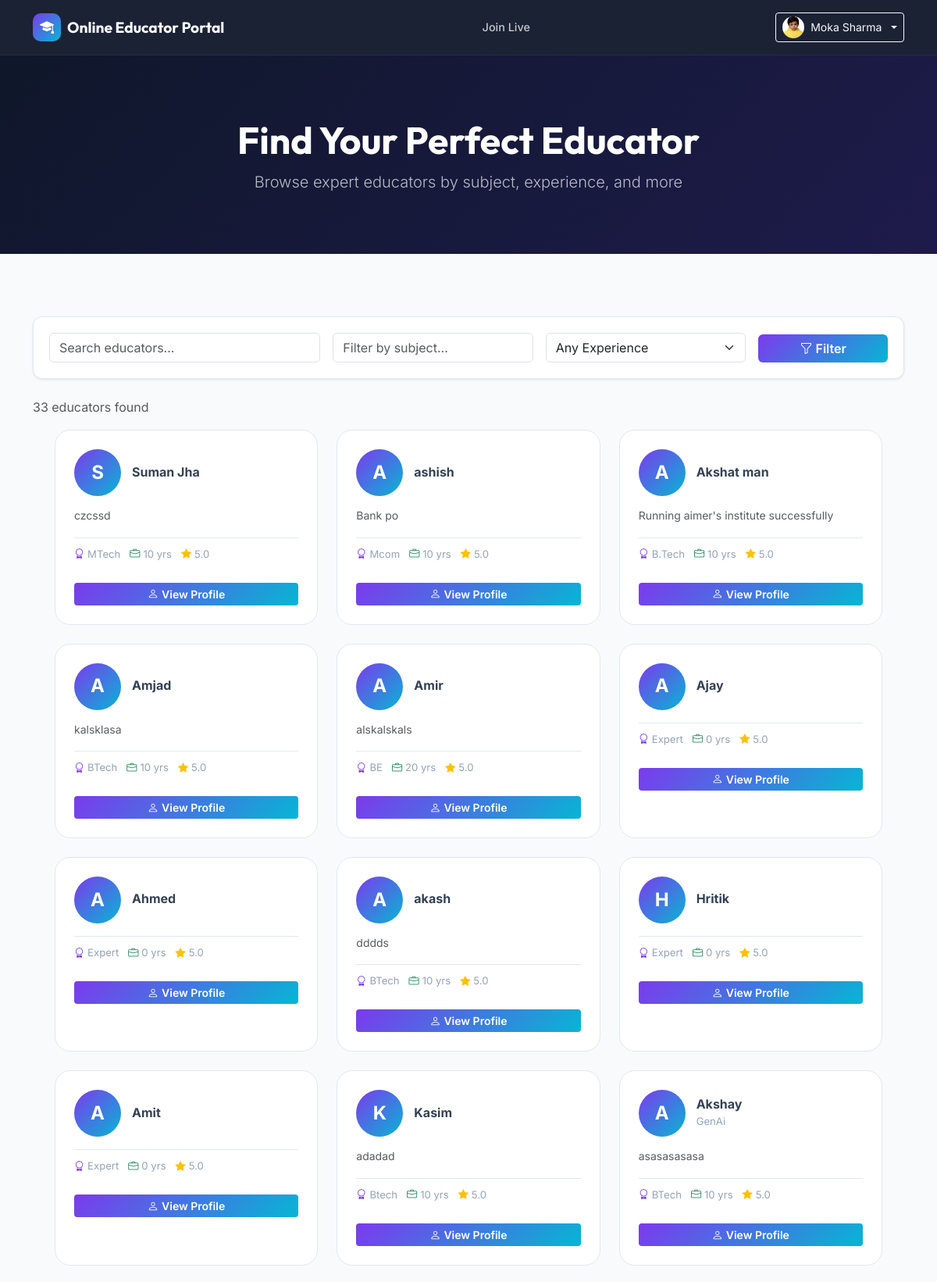
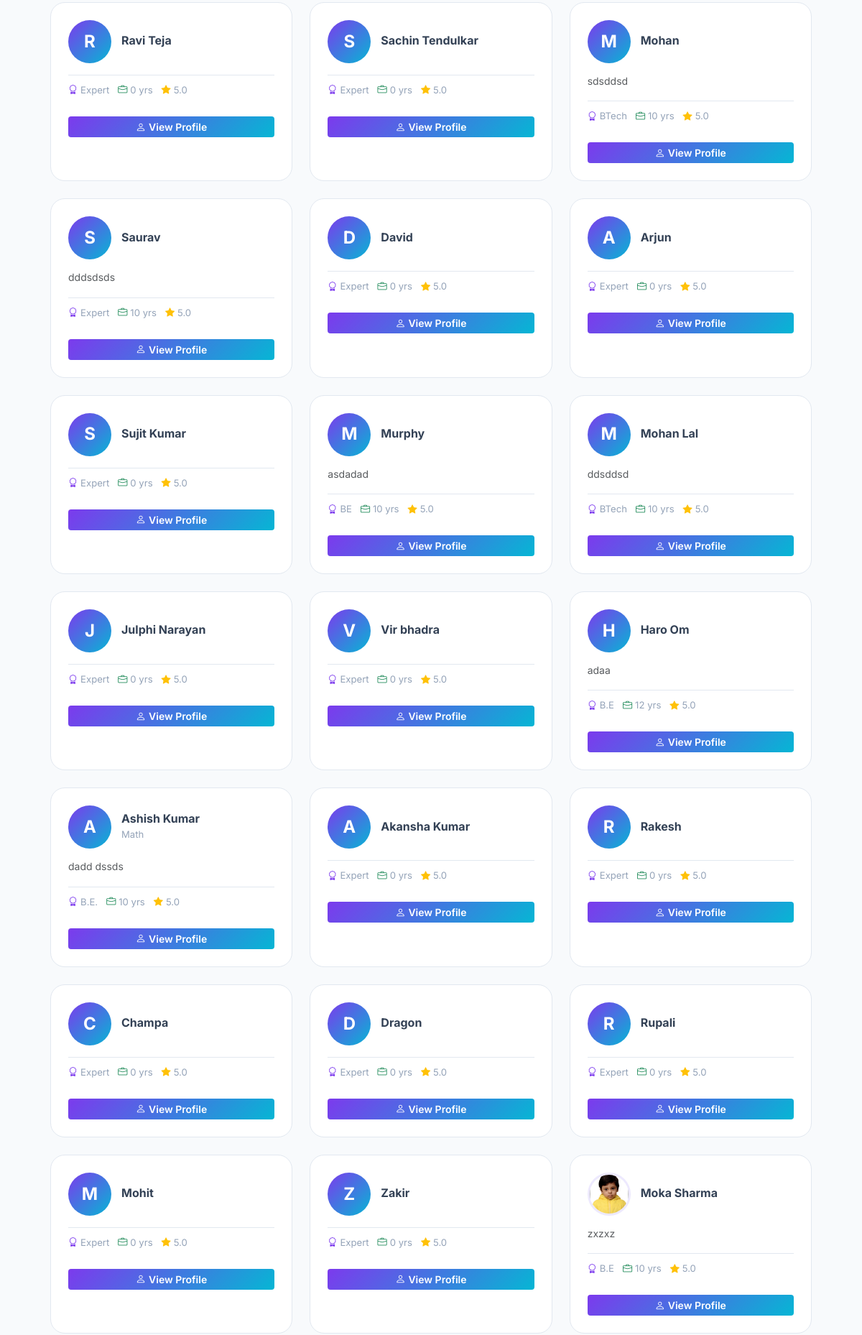
Screenshot of /educators/ (signed in, upper part) with the database file from the repository (2 pictures, top to bottom).
### apps/core/models.py (models this page shows, shortened)
class SiteSettings(models.Model):
    site_name = models.CharField(max_length=100, default='Online Educator Portal')
    tagline = models.CharField(max_length=200, default='Learn from the Best Educators')
    logo = models.ImageField(upload_to='site/', blank=True, null=True)
    hero_title = models.CharField(max_length=200, default='Find Your Perfect Educator')
    hero_subtitle = models.TextField(default='Connect with expert educators and unlock your potential.')
    hero_image = models.ImageField(upload_to='site/', blank=True, null=True)
    about_content = models.TextField(blank=True)
    contact_email = models.EmailField(blank=True)
    contact_phone = models.CharField(max_length=20, blank=True)
    contact_address = models.TextField(blank=True)
    facebook_url = models.URLField(blank=True)
    twitter_url = models.URLField(blank=True)
    linkedin_url = models.URLField(blank=True)
    youtube_url = models.URLField(blank=True)
    updated_at = models.DateTimeField(auto_now=True)
    class Meta:
        verbose_name = 'Site Settings'
        verbose_name_plural = 'Site Settings'
    @classmethod
    def get_settings(cls):
        obj, _ = cls.objects.get_or_create(pk=1)
        return obj

### apps/authentication/models.py (models this page shows, shortened)
class User(AbstractBaseUser, PermissionsMixin):
    ROLE_CHOICES = [
        ('admin', 'Admin'),
        ('educator', 'Educator'),
        ('student', 'Student'),
    ]
    email = models.EmailField(unique=True)
    full_name = models.CharField(max_length=150)
    phone = models.CharField(max_length=15, blank=True)
    role = models.CharField(max_length=10, choices=ROLE_CHOICES, default='student')
    avatar = models.ImageField(upload_to='avatars/', blank=True, null=True)
    is_active = models.BooleanField(default=True)
    is_staff = models.BooleanField(default=False)
    is_approved = models.BooleanField(default=True)  # Educators need admin approval
    selected_category = models.ForeignKey('courses.Category', on_delete=models.SET_NULL, null=True, blank=True, related_name='students')
    linked_educator = models.ForeignKey('self', on_delete=models.SET_NULL, null=True, blank=True, related_name='linked_students', limit_choices_to={'role': 'educator'}, help_text='Educator linked via promo code')
    date_joined = models.DateTimeField(default=timezone.now)
    last_login = models.DateTimeField(null=True, blank=True)
    USERNAME_FIELD = 'email'
    REQUIRED_FIELDS = ['full_name']
    objects = UserManager()
    class Meta:
        verbose_name = 'User'
        verbose_name_plural = 'Users'

class EducatorProfile(models.Model):
    EDUCATOR_TYPE_CHOICES = [
        ('individual', 'Individual Educator'),
        ('institute', 'Institute'),
    ]
    user = models.OneToOneField(User, on_delete=models.CASCADE, related_name='educator_profile')
    educator_type = models.CharField(max_length=20, choices=EDUCATOR_TYPE_CHOICES, default='individual')
    bio = models.TextField(blank=True)
    institute_name = models.CharField(max_length=200, blank=True, help_text="Name of your coaching center or institute")
    parent_institute = models.ForeignKey(User, null=True, blank=True, on_delete=models.CASCADE, related_name='sub_educators', help_text="The institute that created this educator account")
    institute_details = models.TextField(blank=True, help_text="Details about your institute")
    subjects = models.CharField(max_length=500, blank=True, help_text="Comma-separated subjects")
    primary_category = models.ForeignKey('courses.Category', on_delete=models.SET_NULL, null=True, blank=True, related_name='educators')
    experience_years = models.PositiveIntegerField(default=0)
    qualification = models.CharField(max_length=200, blank=True)
    hourly_rate = models.DecimalField(max_digits=8, decimal_places=2, default=0)
    rating = models.DecimalField(max_digits=3, decimal_places=2, default=0)
    total_reviews = models.PositiveIntegerField(default=0)
    unique_link = models.CharField(max_length=100, unique=True, blank=True)
    website = models.URLField(blank=True)
    linkedin = models.URLField(blank=True)
    cover_image = models.ImageField(upload_to='educator_covers/', blank=True, null=True)
    is_featured = models.BooleanField(default=False)
    created_at = models.DateTimeField(auto_now_add=True)

### apps/core/views.py (the view, shortened to what this page needs)
# urls.py: path('educators/', views.educator_listing, name='educator_listing'),
def educator_listing(request):
    educators = User.objects.filter(
        role='educator', is_approved=True, is_active=True
    ).select_related('educator_profile')
    subject_filter = request.GET.get('subject', '')
    experience_filter = request.GET.get('experience', '')
    category_filter = request.GET.get('category', '')
    search_q = request.GET.get('q', '')
    if search_q:
        educators = educators.filter(
            Q(full_name__icontains=search_q) |
            Q(educator_profile__subjects__icontains=search_q) |
            Q(educator_profile__bio__icontains=search_q)
        )
    if category_filter:
        educators = educators.filter(educator_profile__primary_category__slug=category_filter)
    categories = Category.objects.all()
    return render(request, 'public/educator_listing.html', {
        'educators': educators,
        'categories': categories,
        'subject_filter': subject_filter,
        'experience_filter': experience_filter,
        'search_q': search_q,
    })

### apps/core/context_processors.py (called while the page is built)
def site_settings(request):
    return {'site_settings': SiteSettings.get_settings()}

### templates/public/educator_listing.html (shortened to what this page needs)
{% extends 'base.html' %}
{% block content %}
<section class="page-hero">
    <div class="container text-center">
        <h1>Find Your Perfect Educator</h1>
        <p class="lead">Browse expert educators by subject, experience, and more</p>
    </div>
</section>
<section class="section-padding">
    <div class="container">
        <div class="filter-bar mb-4">
            <form method="get" class="row g-3 align-items-end">
                <div class="col-md-4">
                    <input type="text" name="q" class="form-control" placeholder="Search educators..." value="{{ search_q }}">
                </div>
                <div class="col-md-3">
                    <input type="text" name="subject" class="form-control" placeholder="Filter by subject..." value="{{ subject_filter }}">
                </div>
                <div class="col-md-3">
                    <select name="experience" class="form-select">
                        <option value="">Any Experience</option>
                    </select>
                </div>
                <div class="col-md-2">
                    <button type="submit" class="btn btn-primary w-100"><i class="bi bi-funnel me-1"></i>Filter</button>
                </div>
            </form>
        </div>
        <div class="d-flex justify-content-between align-items-center mb-3">
            <p class="text-muted mb-0">{{ educators.count }} educator{{ educators.count|pluralize }} found</p>
        </div>
        <div class="row g-4">
            {% for educator in educators %}
            <div class="col-md-6 col-lg-4">
                <div class="educator-card h-100">
                    <div class="educator-card-header">
                        {% if educator.avatar %}
                            <img src="{{ educator.avatar.url }}" alt="{{ educator.full_name }}" class="educator-avatar">
                        {% else %}
                            <div class="educator-avatar-placeholder">{{ educator.full_name|first|upper }}</div>
                        {% endif %}
                        <div class="educator-info">
                            <h5 class="educator-name">{{ educator.full_name }}</h5>
                            {% if educator.educator_profile %}
                            <p class="educator-subjects small">{{ educator.educator_profile.subjects|truncatechars:50 }}</p>
                            {% endif %}
                        </div>
                    </div>
                    {% if educator.educator_profile %}
                    <div class="educator-bio">
                        <p class="small text-muted">{{ educator.educator_profile.bio|truncatechars:100 }}</p>
                    </div>
                    <div class="educator-stats">
                        <span><i class="bi bi-award text-primary"></i> {{ educator.educator_profile.qualification|default:"Expert" }}</span>
                        <span><i class="bi bi-briefcase text-success"></i> {{ educator.educator_profile.experience_years }} yrs</span>
                        <span><i class="bi bi-star-fill text-warning"></i> {{ educator.educator_profile.rating|default:"5.0" }}</span>
                    </div>
                    <div class="d-flex gap-2 mt-3">
                        <a href="{% url 'educator_profile' educator.educator_profile.unique_link %}" class="btn btn-primary btn-sm flex-fill">
                            <i class="bi bi-person me-1"></i>View Profile
                        </a>
                    </div>
                    {% endif %}
                </div>
            </div>
            {% endfor %}
        </div>
    </div>
</section>
{% endblock %}

### templates/base.html (shortened to what this page needs)
<!DOCTYPE html>
<html lang="en">
<head>
    <link href="https://cdn.jsdelivr.net/npm/bootstrap@5.3.0/dist/css/bootstrap.min.css" rel="stylesheet">
    <link href="https://cdn.jsdelivr.net/npm/bootstrap-icons@1.11.0/font/bootstrap-icons.css" rel="stylesheet">
    {% load static %}
    <link rel="stylesheet" href="{% static 'css/main.css' %}">
    <link rel="stylesheet" href="https://cdn.plyr.io/3.7.8/plyr.css" />
</head>
<body class="{% block body_class %}{% endblock %}">
<nav class="navbar navbar-expand-lg navbar-dark sticky-top" id="mainNav">
    <div class="container">
        <a class="navbar-brand d-flex align-items-center gap-2" href="{% url 'home' %}">
            {% if site_settings.logo %}
                <img src="{{ site_settings.logo.url }}" alt="Logo" height="36" class="rounded">
            {% else %}
                <div class="brand-icon"><i class="bi bi-mortarboard-fill"></i></div>
            {% endif %}
            <span class="brand-text">{{ site_settings.site_name|default:'EduPortal' }}</span>
        </a>
        <div class="collapse navbar-collapse" id="navMenu">
            <ul class="navbar-nav mx-auto gap-1">
                <li class="nav-item"><a class="nav-link" href="{% url 'join_live_session' %}">Join Live</a></li>
            </ul>
            <div class="navbar-actions d-flex align-items-center gap-2">
                {% if user.is_authenticated %}
                    <div class="dropdown">
                        <button class="btn btn-outline-light btn-sm dropdown-toggle d-flex align-items-center gap-2" type="button" data-bs-toggle="dropdown">
                            {% if user.avatar %}
                                <img src="{{ user.avatar.url }}" class="rounded-circle" width="28" height="28" style="object-fit:cover;">
                            {% else %}
                                <div class="avatar-sm"><i class="bi bi-person-fill"></i></div>
                            {% endif %}
                            {{ user.full_name|truncatechars:15 }}
                        </button>
                    </div>
                {% else %}
                    <a href="{% url 'login' %}" class="btn btn-outline-light btn-sm">Login</a>
                    <a href="{% url 'register_student' %}" class="btn btn-primary btn-sm">Register</a>
                {% endif %}
            </div>
        </div>
    </div>
</nav>
<main>{% block content %}{% endblock %}</main>
</body>
</html>

### static/css/main.css (style rules this page uses)
:root { --primary: #7c3aed; --primary-dark: #5b21b6; --primary-light: #ede9fe; --secondary: #06b6d4; --success: #10b981; --warning: #f59e0b; --danger: #ef4444; --dark: #0f172a; --dark-2: #1e293b; --dark-3: #334155; --text: #334155; --text-muted: #94a3b8; --border: #e2e8f0; --bg: #f8fafc; --card-bg: #ffffff; --gradient: linear-gradient(135deg, #7c3aed 0%, #06b6d4 100%); --gradient-dark: linear-gradient(135deg, #0f172a 0%, #1e1b4b 100%); --shadow-sm: 0 1px 3px rgba(0,0,0,0.1); --shadow: 0 4px 20px rgba(124,58,237,0.1); --shadow-lg: 0 20px 60px rgba(124,58,237,0.15); --radius: 12px; --radius-sm: 8px; --radius-lg: 20px; --transition: all 0.3s cubic-bezier(0.4,0,0.2,1); }
* { margin: 0; padding: 0; box-sizing: border-box; }
body { font-family: 'Inter', sans-serif; color: var(--text); background: var(--bg); line-height: 1.6; }
#mainNav { background: rgba(15,23,42,0.95); backdrop-filter: blur(20px); border-bottom: 1px solid rgba(255,255,255,0.05); transition: var(--transition); padding: 12px 0; }
.navbar-nav .nav-link { color: rgba(255,255,255,0.75) !important; font-weight: 500; padding: 8px 14px !important; border-radius: var(--radius-sm); transition: var(--transition); font-size: 0.9rem; }
.brand-icon { width: 36px; height: 36px; background: var(--gradient); border-radius: 10px; display: flex; align-items: center; justify-content: center; font-size: 18px; color: #fff; }
.brand-text { font-family: 'Outfit', sans-serif; font-weight: 700; font-size: 1.2rem; color: #fff; }
.section-padding { padding: 80px 0; }
.educator-card { background: var(--card-bg); border-radius: var(--radius-lg); padding: 24px; border: 1px solid var(--border); transition: var(--transition); }
.educator-card-header { display: flex; align-items: center; gap: 14px; margin-bottom: 14px; }
.educator-avatar { width: 60px; height: 60px; border-radius: 50%; object-fit: cover; border: 3px solid var(--primary-light); }
.educator-avatar-placeholder { width: 60px; height: 60px; background: var(--gradient); border-radius: 50%; display: flex; align-items: center; justify-content: center; font-size: 1.5rem; font-weight: 700; color: #fff; flex-shrink: 0; }
.educator-name { font-weight: 700; font-size: 1rem; margin-bottom: 2px; }
.educator-subjects { color: var(--text-muted); font-size: 0.82rem; margin: 0; }
.educator-bio { margin-bottom: 12px; }
.educator-stats { display: flex; gap: 12px; flex-wrap: wrap; font-size: 0.82rem; color: var(--text-muted); padding: 10px 0; border-top: 1px solid var(--border); }
.educator-stats span { display: flex; align-items: center; gap: 4px; }
.row.g-4 { padding: 0 28px 28px; }
.page-hero { background: var(--gradient-dark); padding: 80px 0 60px; color: #fff; }
.page-hero h1 { font-family: 'Outfit', sans-serif; font-weight: 700; font-size: clamp(2rem,4vw,3rem); }
.page-hero .lead { color: rgba(255,255,255,0.7); }
.filter-bar { background: var(--card-bg); border-radius: var(--radius); padding: 20px; border: 1px solid var(--border); box-shadow: var(--shadow-sm); }
.btn-primary { background: var(--gradient); border: none; font-weight: 600; transition: var(--transition); }
.text-primary { color: var(--primary) !important; }

### rows the page displays
SiteSettings: site_name "Online Educator Portal"
User: avatar (picture), full_name "Moka Sharma", educator_profile.bio "zxzxz", educator_profile.qualification "B.E", educator_profile.experience_years "10", educator_profile.rating "5.0"
User: full_name|first "S", full_name "Suman Jha", educator_profile.bio "czcssd", educator_profile.qualification "MTech", educator_profile.experience_years "10", educator_profile.rating "5.0"
User: full_name|first "A", full_name "ashish", educator_profile.bio "Bank po", educator_profile.qualification "Mcom", educator_profile.experience_years "10", educator_profile.rating "5.0"
User: full_name|first "A", full_name "Akshat man", educator_profile.bio "Running aimer's institute successfully", educator_profile.qualification "B.Tech", educator_profile.experience_years "10", educator_profile.rating "5.0"
User: full_name|first "A", full_name "Amjad", educator_profile.bio "kalsklasa", educator_profile.qualification "BTech", educator_profile.experience_years "10", educator_profile.rating "5.0"
User: full_name|first "A", full_name "Amir", educator_profile.bio "alskalskals", educator_profile.qualification "BE", educator_profile.experience_years "20", educator_profile.rating "5.0"
User: full_name|first "A", full_name "Ajay", educator_profile.qualification "Expert", educator_profile.experience_years "0", educator_profile.rating "5.0"
User: full_name|first "A", full_name "Ahmed", educator_profile.qualification "Expert", educator_profile.experience_years "0", educator_profile.rating "5.0"
User: full_name|first "A", full_name "akash", educator_profile.bio "dddds", educator_profile.qualification "BTech", educator_profile.experience_years "10", educator_profile.rating "5.0"
User: full_name|first "H", full_name "Hritik", educator_profile.qualification "Expert", educator_profile.experience_years "0", educator_profile.rating "5.0"
User: full_name|first "A", full_name "Amit", educator_profile.qualification "Expert", educator_profile.experience_years "0", educator_profile.rating "5.0"
User: full_name|first "K", full_name "Kasim", educator_profile.bio "adadad", educator_profile.qualification "Btech", educator_profile.experience_years "10", educator_profile.rating "5.0"
User: full_name|first "A", full_name "Akshay", educator_profile.subjects "GenAi", educator_profile.bio "asasasasasa", educator_profile.qualification "BTech", educator_profile.experience_years "10", educator_profile.rating "5.0"
User: full_name|first "R", full_name "Ravi Teja", educator_profile.qualification "Expert", educator_profile.experience_years "0", educator_profile.rating "5.0"
User: full_name|first "S", full_name "Sachin Tendulkar", educator_profile.qualification "Expert", educator_profile.experience_years "0", educator_profile.rating "5.0"
User: full_name|first "M", full_name "Mohan", educator_profile.bio "sdsddsd", educator_profile.qualification "BTech", educator_profile.experience_years "10", educator_profile.rating "5.0"
User: full_name|first "S", full_name "Saurav", educator_profile.bio "dddsdsds", educator_profile.qualification "Expert", educator_profile.experience_years "10", educator_profile.rating "5.0"
User: full_name|first "D", full_name "David", educator_profile.qualification "Expert", educator_profile.experience_years "0", educator_profile.rating "5.0"
User: full_name|first "A", full_name "Arjun", educator_profile.qualification "Expert", educator_profile.experience_years "0", educator_profile.rating "5.0"
User: full_name|first "S", full_name "Sujit Kumar", educator_profile.qualification "Expert", educator_profile.experience_years "0", educator_profile.rating "5.0"
User: full_name|first "M", full_name "Murphy", educator_profile.bio "asdadad", educator_profile.qualification "BE", educator_profile.experience_years "10", educator_profile.rating "5.0"
User: full_name|first "M", full_name "Mohan Lal", educator_profile.bio "ddsddsd", educator_profile.qualification "BTech", educator_profile.experience_years "10", educator_profile.rating "5.0"
User: full_name|first "J", full_name "Julphi Narayan", educator_profile.qualification "Expert", educator_profile.experience_years "0", educator_profile.rating "5.0"
User: full_name|first "V", full_name "Vir bhadra", educator_profile.qualification "Expert", educator_profile.experience_years "0", educator_profile.rating "5.0"
User: full_name|first "H", full_name "Haro Om", educator_profile.bio "adaa", educator_profile.qualification "B.E", educator_profile.experience_years "12", educator_profile.rating "5.0"
User: full_name|first "A", full_name "Ashish Kumar", educator_profile.subjects "Math", educator_profile.bio "dadd dssds", educator_profile.qualification "B.E.", educator_profile.experience_years "10", educator_profile.rating "5.0"
User: full_name|first "A", full_name "Akansha Kumar", educator_profile.qualification "Expert", educator_profile.experience_years "0", educator_profile.rating "5.0"
User: full_name|first "R", full_name "Rakesh", educator_profile.qualification "Expert", educator_profile.experience_years "0", educator_profile.rating "5.0"
User: full_name|first "C", full_name "Champa", educator_profile.qualification "Expert", educator_profile.experience_years "0", educator_profile.rating "5.0"
User: full_name|first "D", full_name "Dragon", educator_profile.qualification "Expert", educator_profile.experience_years "0", educator_profile.rating "5.0"
User: full_name|first "R", full_name "Rupali", educator_profile.qualification "Expert", educator_profile.experience_years "0", educator_profile.rating "5.0"
User: full_name|first "M", full_name "Mohit", educator_profile.qualification "Expert", educator_profile.experience_years "0", educator_profile.rating "5.0"
User: full_name|first "Z", full_name "Zakir", educator_profile.qualification "Expert", educator_profile.experience_years "0", educator_profile.rating "5.0"

### other values shown
{{ educators.count }} "33"
